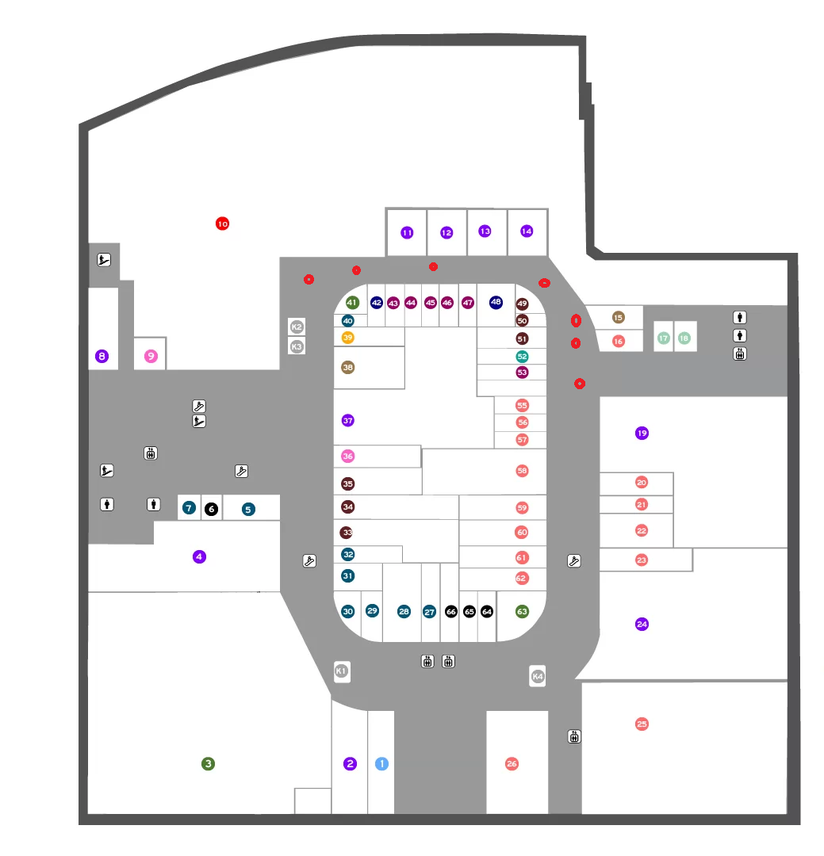
#> input picture project/data/map.png, 824 x 856 px, shrunk from 1039 x 1080 before the run, found by its file name
$ python mapfile.py
#> lines starting #> are read from the running program, lines starting #| are printed output that depends on the picture; after the words box and inside, x2 and y2 are one past the last pixel; in counts of white or black regions, pixels touching at a corner belong together
import cv2
import numpy as np
import json

# Load the PNG image
image = cv2.imread("map.png")
#> image is the input picture: shape (856, 824, 3); mean B, G, R 227.4, 226.8, 227.6

# Convert to grayscale
gray = cv2.cvtColor(image, cv2.COLOR_BGR2GRAY)

# Apply threshold to detect key areas
_, thresh = cv2.threshold(gray, 200, 255, cv2.THRESH_BINARY)
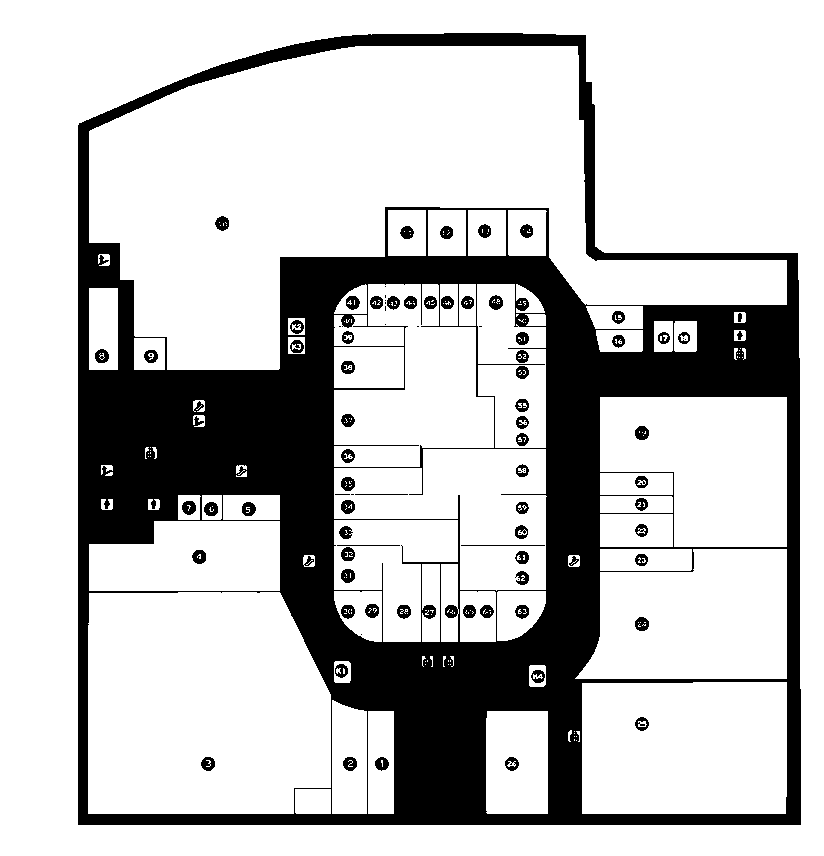
#> thresh: shape (856, 824); 76.4% white; 97 black regions (26 under 20 px), largest, box (x1, y1, x2, y2) and area: (78, 33, 801, 825) 158012, (635, 426, 649, 440) 152, (215, 216, 229, 231) 150

# Find contours (potential store locations)
contours, _ = cv2.findContours(thresh, cv2.RETR_EXTERNAL, cv2.CHAIN_APPROX_SIMPLE)
#> contours = [[[0, 0], [0, 855], [823, 855], [823, 0]]]

# Store locations in JSON
locations = []
for i, contour in enumerate(contours):
    x, y, w, h = cv2.boundingRect(contour)
    locations.append({"id": f"location_{i}", "x": x + w // 2, "y": y + h // 2})
#> this loop made 1 pass
#> (contour, x, y, w, h) on pass 1: ([[0, 0], [0, 855], [823, 855], [823, 0]], 0, 0, 824, 856)
#> after the loop, locations = 1 item

# Save JSON file
mall_map_json = {"locations": locations}
with open("mall_map.json", "w") as f:
    json.dump(mall_map_json, f, indent=4)

print("Conversion complete! JSON saved as mall_map.json")
